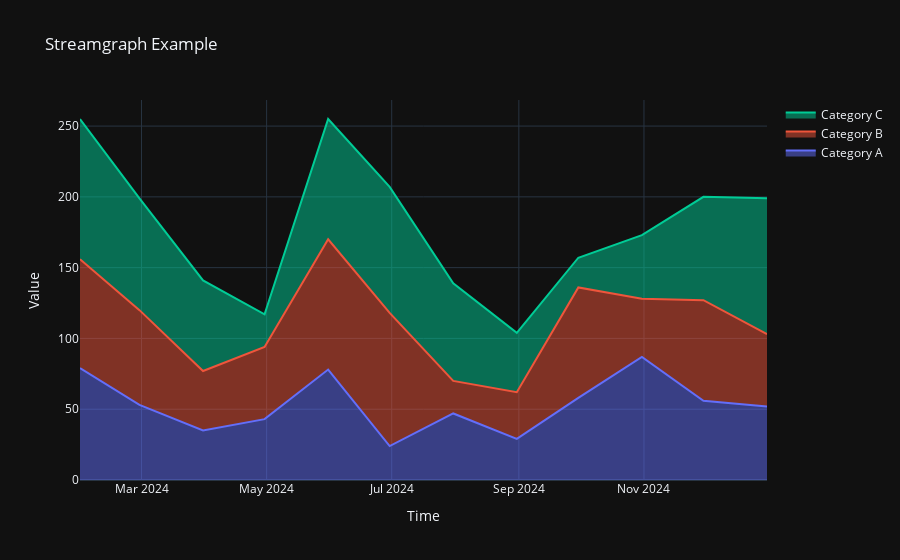

Notebook source saved alongside this figure:
### Markdown cell above
# 🌊 Create Streamgraph Using Python

### Code cell
import plotly.graph_objects as go
import pandas as pd
import numpy as np

# Example data
time = pd.date_range(start="2024-01-01", periods=12, freq="M")
categories = ["🅰️ Category A", "🅱️ Category B", "🌐 Category C"]
data = {
    "Time": np.tile(time, len(categories)),
    "Category": np.repeat(categories, len(time)),
    "Value": np.random.randint(10, 100, len(time) * len(categories))
}

# Convert to DataFrame
df = pd.DataFrame(data)

# Pivot table to reshape data
pivot_df = df.pivot(index="Time", columns="Category", values="Value").fillna(0)

# Cumulative sums for stacking (streamgraph effect)
stacked = pivot_df.cumsum(axis=1)

# Create traces for the streamgraph
fig = go.Figure()
base = np.zeros(len(pivot_df))

for category in categories:
    fig.add_trace(go.Scatter(
        x=pivot_df.index,
        y=stacked[category],
        mode="lines",
        fill="tonexty",
        name=category
    ))
    base += pivot_df[category]

# Update layout
fig.update_layout(
    title="🎶 Streamgraph Example",
    xaxis_title="🕒 Time",
    yaxis_title="🔢 Value",
    showlegend=True,
    template="plotly_dark"
)

# Show the streamgraph
fig.show()

### Figure 1 — Plotly figure (JSON) as saved in the notebook; plotly's stock layout.template omitted (floating-point values rounded to 4 significant figures)
{"data": [{"fill": "tonexty", "mode": "lines", "name": "Category A", "type": "scatter", "x": ["2024-01-31T00:00:00", "2024-02-29T00:00:00", "2024-03-31T00:00:00", "2024-04-30T00:00:00", "2024-05-31T00:00:00", "2024-06-30T00:00:00", "2024-07-31T00:00:00", "2024-08-31T00:00:00", "2024-09-30T00:00:00", "2024-10-31T00:00:00", "2024-11-30T00:00:00", "2024-12-31T00:00:00"], "y": [79, 53, 35, 43, 78, 24, 47, 29, 58, 87, 56, 52]}, {"fill": "tonexty", "mode": "lines", "name": "Category B", "type": "scatter", "x": ["2024-01-31T00:00:00", "2024-02-29T00:00:00", "2024-03-31T00:00:00", "2024-04-30T00:00:00", "2024-05-31T00:00:00", "2024-06-30T00:00:00", "2024-07-31T00:00:00", "2024-08-31T00:00:00", "2024-09-30T00:00:00", "2024-10-31T00:00:00", "2024-11-30T00:00:00", "2024-12-31T00:00:00"], "y": [156, 120, 77, 94, 170, 118, 70, 62, 136, 128, 127, 103]}, {"fill": "tonexty", "mode": "lines", "name": "Category C", "type": "scatter", "x": ["2024-01-31T00:00:00", "2024-02-29T00:00:00", "2024-03-31T00:00:00", "2024-04-30T00:00:00", "2024-05-31T00:00:00", "2024-06-30T00:00:00", "2024-07-31T00:00:00", "2024-08-31T00:00:00", "2024-09-30T00:00:00", "2024-10-31T00:00:00", "2024-11-30T00:00:00", "2024-12-31T00:00:00"], "y": [255, 199, 141, 117, 255, 207, 139, 104, 157, 173, 200, 199]}], "layout": {"showlegend": true, "title": {"text": "Streamgraph Example"}, "xaxis": {"title": {"text": "Time"}}, "yaxis": {"title": {"text": "Value"}}}}
